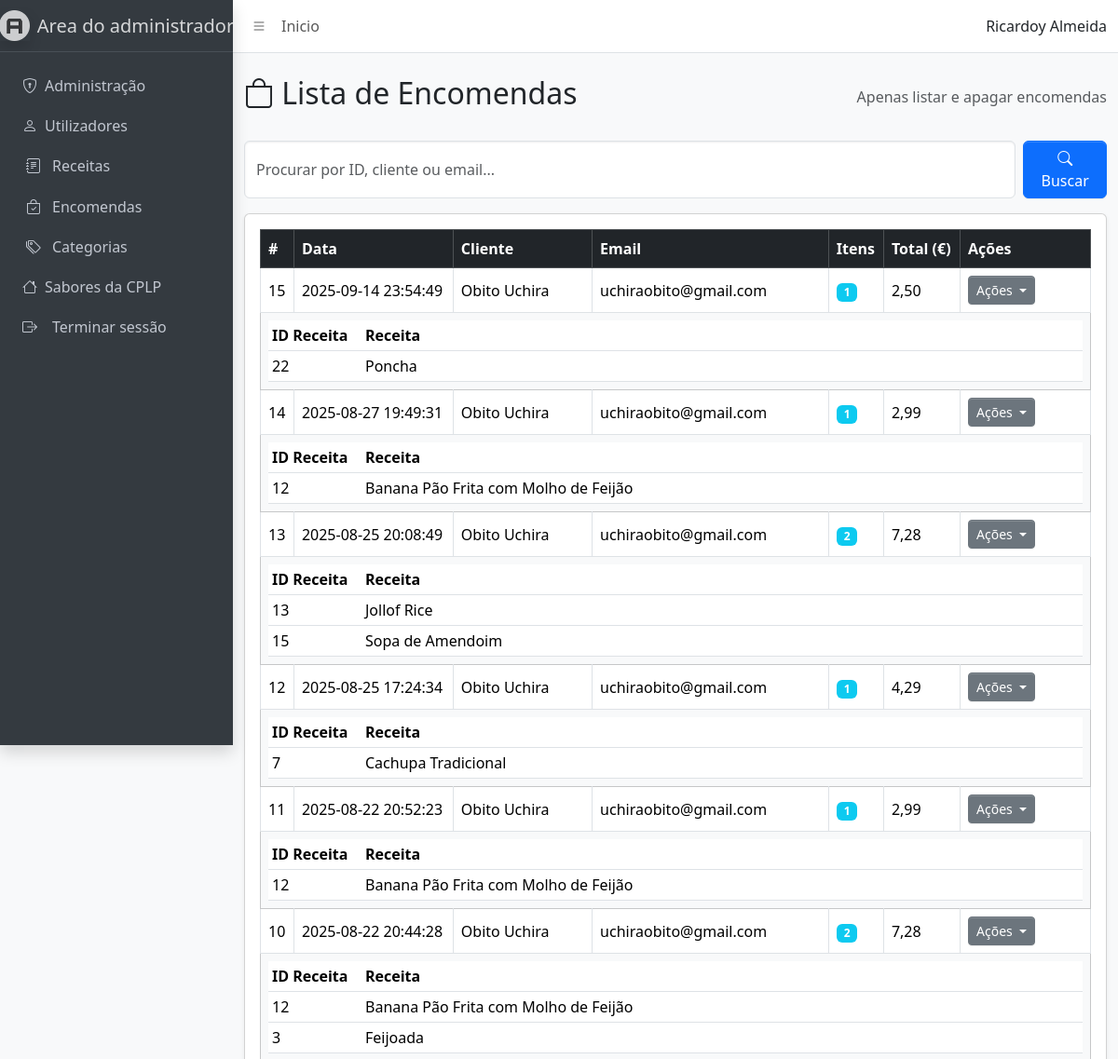
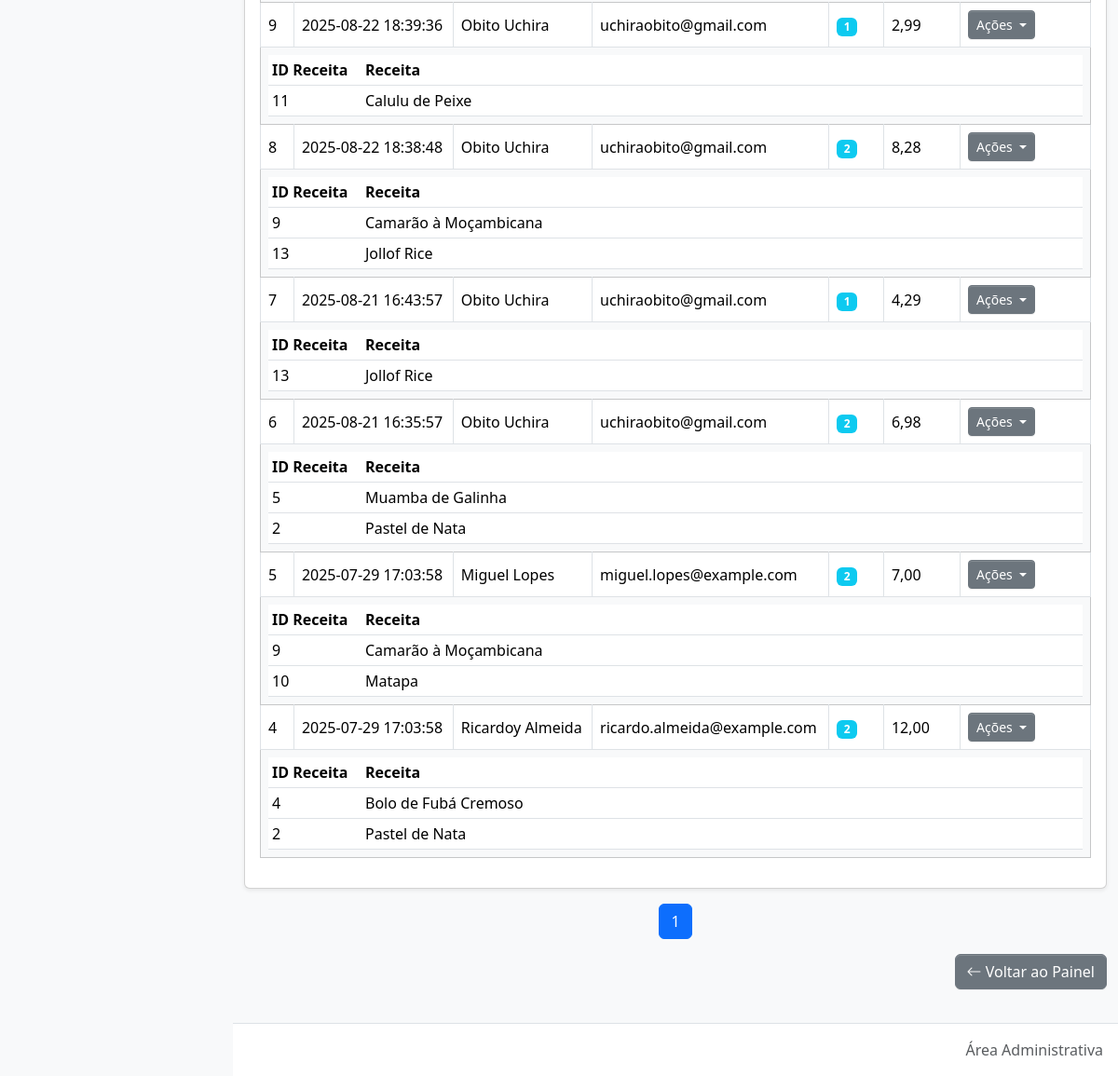
/adm/ver_encomendas.php (signed in), run on the app's committed database (2 pictures, top to bottom).
### tables this page shows
CREATE TABLE `utilizador` (
  `id_utilizador` int(11) NOT NULL,
  `nome` varchar(45) NOT NULL,
  `username` varchar(45) NOT NULL,
  `email` varchar(65) NOT NULL,
  `telefone` varchar(20) NOT NULL,
  `password` varchar(255) NOT NULL,
  `id_tipo` int(11) NOT NULL
);

CREATE TABLE `encomendas` (
  `idencomendas` int(11) NOT NULL,
  `data` datetime NOT NULL,
  `valor_total` decimal(10,2) NOT NULL,
  `utilizador_id_utilizador` int(11) NOT NULL,
  `Pagamento_idPagamento` int(11) NOT NULL
);

CREATE TABLE `receita` (
  `idreceita` int(11) NOT NULL,
  `nome` varchar(45) NOT NULL,
  `preco` float NOT NULL,
  `imagens` varchar(200) NOT NULL,
  `descricao` varchar(250) NOT NULL,
  `ingredientes` longtext NOT NULL,
  `preparacao` longtext NOT NULL,
  `pais_idpais` int(11) NOT NULL,
  `categoria_idcategoria` int(11) NOT NULL
);

### adm/ver_encomendas.php (the view, shortened to what this page needs)
<?php
require '../conexao.php';
$pesq = isset($_GET['q']) ? trim($_GET['q']) : "";
$qLike = "%".$pesq."%";
$limite = 20;
$pagina = isset($_GET['pagina']) && is_numeric($_GET['pagina']) ? (int)$_GET['pagina'] : 1;
$sqlCount = "
  SELECT COUNT(*) AS total
  FROM encomendas e
  LEFT JOIN utilizador u ON u.id_utilizador = e.utilizador_id_utilizador
  WHERE (? = '' OR CAST(e.idencomendas AS CHAR) LIKE ? OR u.nome LIKE ? OR u.email LIKE ?)
";
$stmtCount = $conn->prepare($sqlCount);
$stmtCount->bind_param("ssss", $pesq, $qLike, $qLike, $qLike);
$stmtCount->execute();
$totalRegistos = (int)$stmtCount->get_result()->fetch_assoc()['total'];
$totalPaginas = max(1, (int)ceil($totalRegistos / $limite));
$offset = ($pagina - 1) * $limite;
$sql = "
  SELECT
    e.idencomendas,
    e.data,
    e.valor_total,
    u.nome  AS cliente,
    u.email AS email_cliente,
    (
      SELECT COUNT(*)
      FROM encomenda_receita er
      WHERE er.encomendas_idencomendas = e.idencomendas
    ) AS total_itens
  FROM encomendas e
  LEFT JOIN utilizador u ON u.id_utilizador = e.utilizador_id_utilizador
  WHERE (? = '' OR CAST(e.idencomendas AS CHAR) LIKE ? OR u.nome LIKE ? OR u.email LIKE ?)
  ORDER BY e.idencomendas DESC
  LIMIT ? OFFSET ?
";
$stmt = $conn->prepare($sql);
$stmt->bind_param("ssssii", $pesq, $qLike, $qLike, $qLike, $limite, $offset);
$stmt->execute();
$encomendas = $stmt->get_result();
function obter_itens_encomenda(mysqli $conn, int $idencomendas) {
  $sqlItens = "
    SELECT
      r.idreceita,
      r.nome AS receita
    FROM encomenda_receita er
    INNER JOIN receita r ON r.idreceita = er.receita_idreceita
    WHERE er.encomendas_idencomendas = ?
    ORDER BY r.nome ASC
  ";
  $st = $conn->prepare($sqlItens);
  $st->bind_param("i", $idencomendas);
  $st->execute();
  return $st->get_result();
}
?>
<!doctype html>
<html lang="pt">
<head>
  <link rel="stylesheet" href="./css/adminlte.css" />
  <link rel="stylesheet" href="https://cdn.jsdelivr.net/npm/bootstrap-icons@1.13.1/font/bootstrap-icons.min.css">
  <link href="https://cdn.jsdelivr.net/npm/bootstrap@5.3.3/dist/css/bootstrap.min.css" rel="stylesheet">
</head>
 <?php include 'slide_bar.php'; ?>
  <main class="app-main">
    <div class="container-fluid my-4">
      <div class="d-flex justify-content-between align-items-center mb-4">
        <h2><i class="bi bi-bag"></i> Lista de Encomendas</h2>
        <div class="text-muted">Apenas listar e apagar encomendas</div>
      </div>
      <form method="get" class="mb-3 d-flex">
        <input type="text" name="q" class="form-control me-2" placeholder="Procurar por ID, cliente ou email..." value="<?= htmlspecialchars($pesq) ?>">
        <button type="submit" class="btn btn-primary"><i class="bi bi-search"></i> Buscar</button>
      </form>
      <div class="card shadow-sm">
        <div class="card-body">
          <div class="table-responsive">
            <table class="table table-hover table-bordered align-middle">
              <thead class="table-dark">
                <tr>
                  <th>#</th>
                  <th>Data</th>
                  <th>Cliente</th>
                  <th>Email</th>
                  <th>Itens</th>
                  <th>Total (€)</th>
                  <th style="width:140px;">Ações</th>
                </tr>
              </thead>
              <tbody>
                <?php if ($encomendas && $encomendas->num_rows > 0): ?>
                  <?php while ($e = $encomendas->fetch_assoc()): ?>
                    <?php
                      $id = (int)$e['idencomendas'];
                      $itens = obter_itens_encomenda($conn, $id);
                    ?>
                    <tr>
                      <td><?= $id ?></td>
                      <td><?= htmlspecialchars($e['data'] ?? '') ?></td>
                      <td><?= htmlspecialchars($e['cliente'] ?? '---') ?></td>
                      <td><?= htmlspecialchars($e['email_cliente'] ?? '---') ?></td>
                      <td><span class="badge bg-info"><?= (int)$e['total_itens'] ?></span></td>
                      <td><?= number_format((float)$e['valor_total'], 2, ',', '.') ?></td>
                      <td>
                        <div class="dropdown">
                          <button class="btn btn-sm btn-secondary dropdown-toggle" type="button" data-bs-toggle="dropdown" aria-expanded="false">
                            Ações
                          </button>
                        </div>
                      </td>
                    </tr>
                    <tr class="table-light">
                      <td colspan="7">
                        <?php if ($itens && $itens->num_rows > 0): ?>
                          <div class="table-responsive">
                            <table class="table table-sm mb-0">
                              <thead>
                                <tr>
                                  <th style="width:100px;">ID Receita</th>
                                  <th>Receita</th>
                                </tr>
                              </thead>
                              <tbody>
                                <?php while ($it = $itens->fetch_assoc()): ?>
                                  <tr>
                                    <td><?= (int)$it['idreceita'] ?></td>
                                    <td><?= htmlspecialchars($it['receita']) ?></td>
                                  </tr>
                                <?php endwhile; ?>
                              </tbody>
                            </table>
                          </div>
                        <?php else: ?>
                          <em class="text-muted">Sem receitas associadas.</em>
                        <?php endif; ?>
                      </td>
                    </tr>
                  <?php endwhile; ?>
                <?php else: ?>
                  <tr><td colspan="7" class="text-center">Nenhuma encomenda encontrada.</td></tr>
                <?php endif; ?>
              </tbody>
            </table>
          </div>
        </div>
      </div>
      <nav aria-label="Navegação de páginas">
        <ul class="pagination justify-content-center mt-3">
          <?php for ($i = 1; $i <= $totalPaginas; $i++): ?>
            <li class="page-item <?= ($i == $pagina) ? 'active' : '' ?>">
              <a class="page-link" href="?pagina=<?= $i ?>&q=<?= urlencode($pesq) ?>"><?= $i ?></a>
            </li>
          <?php endfor; ?>
        </ul>
      </nav>
      <div class="d-flex justify-content-end mt-3">
        <a href="adm1.php" class="btn btn-secondary"><i class="bi bi-arrow-left"></i> Voltar ao Painel</a>
      </div>
    </div>
  </main>
  <footer class="app-footer">
    <div class="float-end d-none d-sm-inline">Área Administrativa</div>
  </footer>
</div>
</body>
</html>

### adm/slide_bar.php (shortened to what this page needs)
<?php
$id = $_SESSION['id_utilizador'];
$sql = "SELECT * FROM utilizador WHERE id_utilizador = ?";
$stmt = $conn->prepare($sql);
$stmt->bind_param("i", $id);
$stmt->execute();
$user = $stmt->get_result()->fetch_assoc();
?>
  <body class="layout-fixed sidebar-expand-lg sidebar-open bg-body-tertiary">
    <div class="app-wrapper">
      <nav class="app-header navbar navbar-expand bg-body">
        <div class="container-fluid">
          <ul class="navbar-nav">
            <li class="nav-item">
              <a class="nav-link" data-lte-toggle="sidebar" href="#" role="button">
                <i class="bi bi-list"></i>
              </a>
            </li>
            <li class="nav-item d-none d-md-block"><a href="adm1.php" class="nav-link">Inicio</a></li>
          </ul>
          <ul class="navbar-nav ms-auto">
            <li class="nav-item dropdown user-menu">
                <span class="d-none d-md-inline"><?= htmlspecialchars($user['nome']) ?></span>
            </li>
          </ul>
        </div>
      </nav>
      <aside class="app-sidebar bg-body-secondary shadow" data-bs-theme="dark">
        <div class="sidebar-brand">
          <a href="adm1.php" class="brand-link">
            <img
              src="./assets/img/AdminLTELogo.png"
              alt="AdminLTE Logo"
              class="brand-image opacity-75 shadow"
            />
            <span class="brand-text fw-light">Area do administrador</span>
          </a>
        </div>
        <div class="sidebar-wrapper">
          <nav class="mt-2">
            <ul
              class="nav sidebar-menu flex-column"
              data-lte-toggle="treeview"
              role="navigation"
              aria-label="Main navigation"
              data-accordion="false"
              id="navigation"
            >
              <li class="nav-item">
                <a href="adm1.php" class="nav-link">
                  <i class="bi bi-shield-lock"></i>
                  <p>Administração</p>
                </a>
              </li>
              <li class="nav-item">
                <a href="ver_utilizadores.php" class="nav-link">
                  <i class="bi bi-person"></i>
                  <p>Utilizadores</p>
                </a>
              </li>
               <li class="nav-item">
                <a href="ver_receitas.php" class="nav-link">
                  <i class="nav-icon bi bi-journal-text"></i>
                  <p>Receitas</p>
                </a>
              </li>
               <li class="nav-item">
                <a href="ver_encomendas.php" class="nav-link">
                  <i class="nav-icon bi bi-bag-check"></i>
                  <p>Encomendas</p>
                </a>
              </li>
               <li class="nav-item">
                <a href="ver_categorias.php" class="nav-link">
                 <i class="nav-icon bi bi-tags"></i>
                  <p>Categorias</p>
                </a>
              </li>
               <li class="nav-item">
                <a href="../index.php" class="nav-link">
                  <i class="bi bi-house"></i>
                  <p>Sabores da CPLP</p>
                </a>
              </li>
<li class="nav-item">
                <a href="../logout.php" class="nav-link">
                  <i class="bi bi-box-arrow-right me-2"></i>
                  <p>Terminar sessão</p>
                </a>
              </li>
            </ul>
          </nav>
        </div>
      </aside>

### data on the page
utilizador: nome "Ricardoy Almeida"
encomendas: idencomendas "15", data "2025-09-14 23:54:49", utilizador_id_utilizador.nome "Obito Uchira", utilizador_id_utilizador.email "uchiraobito@gmail.com", total_itens "1", valor_total "2,50"
receita: idreceita "22", nome "Poncha"
encomendas: idencomendas "14", data "2025-08-27 19:49:31", utilizador_id_utilizador.nome "Obito Uchira", utilizador_id_utilizador.email "uchiraobito@gmail.com", total_itens "1", valor_total "2,99"
receita: idreceita "12", nome "Banana Pão Frita com Molho de Feijão"
encomendas: idencomendas "13", data "2025-08-25 20:08:49", utilizador_id_utilizador.nome "Obito Uchira", utilizador_id_utilizador.email "uchiraobito@gmail.com", total_itens "2", valor_total "7,28"
receita: idreceita "13", nome "Jollof Rice"
receita: idreceita "15", nome "Sopa de Amendoim"
encomendas: idencomendas "12", data "2025-08-25 17:24:34", utilizador_id_utilizador.nome "Obito Uchira", utilizador_id_utilizador.email "uchiraobito@gmail.com", total_itens "1", valor_total "4,29"
receita: idreceita "7", nome "Cachupa Tradicional"
encomendas: idencomendas "11", data "2025-08-22 20:52:23", utilizador_id_utilizador.nome "Obito Uchira", utilizador_id_utilizador.email "uchiraobito@gmail.com", total_itens "1", valor_total "2,99"
encomendas: idencomendas "10", data "2025-08-22 20:44:28", utilizador_id_utilizador.nome "Obito Uchira", utilizador_id_utilizador.email "uchiraobito@gmail.com", total_itens "2", valor_total "7,28"
receita: idreceita "3", nome "Feijoada"
encomendas: idencomendas "9", data "2025-08-22 18:39:36", utilizador_id_utilizador.nome "Obito Uchira", utilizador_id_utilizador.email "uchiraobito@gmail.com", total_itens "1", valor_total "2,99"
receita: idreceita "11", nome "Calulu de Peixe"
encomendas: idencomendas "8", data "2025-08-22 18:38:48", utilizador_id_utilizador.nome "Obito Uchira", utilizador_id_utilizador.email "uchiraobito@gmail.com", total_itens "2", valor_total "8,28"
receita: idreceita "9", nome "Camarão à Moçambicana"
encomendas: idencomendas "7", data "2025-08-21 16:43:57", utilizador_id_utilizador.nome "Obito Uchira", utilizador_id_utilizador.email "uchiraobito@gmail.com", total_itens "1", valor_total "4,29"
encomendas: idencomendas "6", data "2025-08-21 16:35:57", utilizador_id_utilizador.nome "Obito Uchira", utilizador_id_utilizador.email "uchiraobito@gmail.com", total_itens "2", valor_total "6,98"
receita: idreceita "5", nome "Muamba de Galinha"
receita: idreceita "2", nome "Pastel de Nata"
encomendas: idencomendas "5", data "2025-07-29 17:03:58", utilizador_id_utilizador.nome "Miguel Lopes", utilizador_id_utilizador.email "miguel.lopes@example.com", total_itens "2", valor_total "7,00"
receita: idreceita "10", nome "Matapa"
encomendas: idencomendas "4", data "2025-07-29 17:03:58", utilizador_id_utilizador.nome "Ricardoy Almeida", utilizador_id_utilizador.email "ricardo.almeida@example.com", total_itens "2", valor_total "12,00"
receita: idreceita "4", nome "Bolo de Fubá Cremoso"
